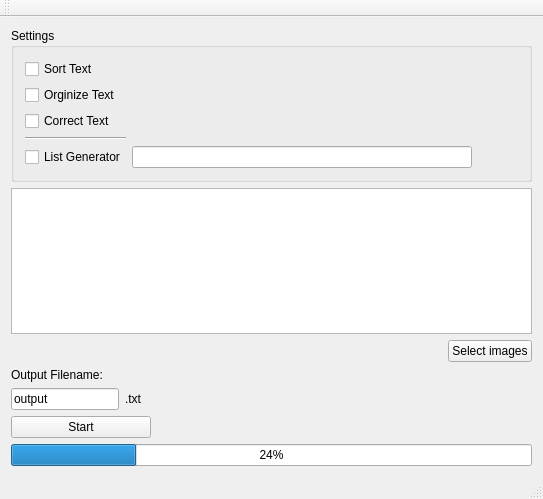
<?xml version="1.0" encoding="UTF-8"?>
<ui version="4.0">
 <class>MainWindow</class>
 <widget class="QMainWindow" name="MainWindow">
  <property name="geometry">
   <rect>
    <x>0</x>
    <y>0</y>
    <width>543</width>
    <height>499</height>
   </rect>
  </property>
  <property name="windowTitle">
   <string>MainWindow</string>
  </property>
  <widget class="QWidget" name="centralWidget">
   <layout class="QHBoxLayout" name="horizontalLayout">
    <item>
     <layout class="QVBoxLayout" name="verticalLayout">
      <item>
       <layout class="QGridLayout" name="gridLayout_6" columnstretch="0,2,0" columnminimumwidth="0,0,0">
        <item row="4" column="1">
         <layout class="QGridLayout" name="gridLayout_7">
          <item row="0" column="0">
           <spacer name="horizontalSpacer">
            <property name="orientation">
             <enum>Qt::Horizontal</enum>
            </property>
            <property name="sizeHint" stdset="0">
             <size>
              <width>40</width>
              <height>20</height>
             </size>
            </property>
           </spacer>
          </item>
          <item row="0" column="1">
           <widget class="QPushButton" name="btnSelectFiles">
            <property name="maximumSize">
             <size>
              <width>140</width>
              <height>16777215</height>
             </size>
            </property>
            <property name="text">
             <string>Select images</string>
            </property>
           </widget>
          </item>
         </layout>
        </item>
        <item row="0" column="1">
         <widget class="QGroupBox" name="groupBox">
          <property name="title">
           <string>Settings</string>
          </property>
          <layout class="QGridLayout" name="gridLayout">
           <item row="4" column="1">
            <widget class="QLineEdit" name="lineEdit_4"/>
           </item>
           <item row="2" column="0">
            <widget class="QCheckBox" name="checkBox_3">
             <property name="text">
              <string>Correct Text</string>
             </property>
            </widget>
           </item>
           <item row="4" column="2">
            <widget class="QPushButton" name="pushButton_4">
             <property name="maximumSize">
              <size>
               <width>50</width>
               <height>50</height>
              </size>
             </property>
             <property name="text">
              <string/>
             </property>
             <property name="flat">
              <bool>true</bool>
             </property>
            </widget>
           </item>
           <item row="4" column="0">
            <widget class="QCheckBox" name="checkBox_4">
             <property name="text">
              <string>List Generator</string>
             </property>
            </widget>
           </item>
           <item row="1" column="0">
            <widget class="QCheckBox" name="checkBox_2">
             <property name="text">
              <string>Orginize Text</string>
             </property>
            </widget>
           </item>
           <item row="0" column="0">
            <widget class="QCheckBox" name="checkBox">
             <property name="text">
              <string>Sort Text</string>
             </property>
            </widget>
           </item>
           <item row="3" column="0">
            <widget class="Line" name="line_2">
             <property name="orientation">
              <enum>Qt::Horizontal</enum>
             </property>
            </widget>
           </item>
          </layout>
         </widget>
        </item>
        <item row="6" column="1">
         <widget class="QLabel" name="label">
          <property name="text">
           <string>Output Filename:</string>
          </property>
         </widget>
        </item>
        <item row="2" column="1">
         <widget class="QListWidget" name="listWidget"/>
        </item>
        <item row="7" column="1">
         <layout class="QHBoxLayout" name="horizontalLayout_2" stretch="0,1">
          <item>
           <widget class="QLineEdit" name="txtFileName">
            <property name="maximumSize">
             <size>
              <width>240</width>
              <height>16777215</height>
             </size>
            </property>
            <property name="text">
             <string>output</string>
            </property>
           </widget>
          </item>
          <item>
           <widget class="QLabel" name="label_2">
            <property name="text">
             <string>.txt</string>
            </property>
           </widget>
          </item>
         </layout>
        </item>
       </layout>
      </item>
      <item>
       <widget class="QPushButton" name="btnStart">
        <property name="maximumSize">
         <size>
          <width>140</width>
          <height>16777215</height>
         </size>
        </property>
        <property name="text">
         <string>Start</string>
        </property>
       </widget>
      </item>
      <item>
       <widget class="QProgressBar" name="progressBar">
        <property name="value">
         <number>24</number>
        </property>
       </widget>
      </item>
     </layout>
    </item>
   </layout>
  </widget>
  <widget class="QMenuBar" name="menuBar">
   <property name="geometry">
    <rect>
     <x>0</x>
     <y>0</y>
     <width>543</width>
     <height>25</height>
    </rect>
   </property>
  </widget>
  <widget class="QToolBar" name="mainToolBar">
   <attribute name="toolBarArea">
    <enum>TopToolBarArea</enum>
   </attribute>
   <attribute name="toolBarBreak">
    <bool>false</bool>
   </attribute>
  </widget>
  <widget class="QStatusBar" name="statusBar"/>
 </widget>
 <layoutdefault spacing="6" margin="11"/>
 <resources/>
 <connections/>
</ui>
